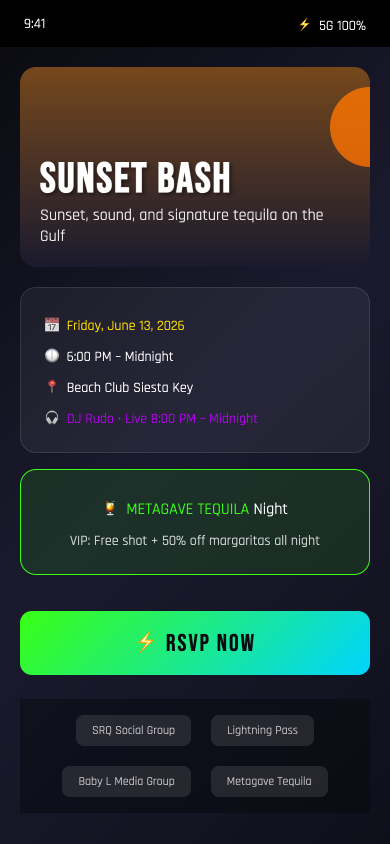
#> input picture screenshots/flow-01-landing.png, 780 x 1688 px, found by its file name (shown at 1/2 size); its folder holds 8 pictures in this run
$ python create_videos.py
#> lines starting #> are read from the running program, lines starting #| are printed output that depends on the picture
#!/usr/bin/env python3
"""
Create MP4 videos from screenshots using imageio
"""

import os
import imageio.v3 as iio
from PIL import Image
import numpy as np

SCREENSHOTS = '/Users/moderndavinci/Desktop/Applications/Lightning-Project/Lightning-App/screenshots'
VIDEOS = f'{SCREENSHOTS}/videos'

os.makedirs(VIDEOS, exist_ok=True)

def resize_image(img_path, target_size):
    """Resize image to target size with padding"""
#> called with target_size = (780, 1688)
    img = Image.open(img_path)
#> img is the input picture: PIL image 780x1688 RGB; mean R, G, B 40.1, 50.8, 47.9
    img = img.convert('RGB')

    # Calculate scaling to fit within target while maintaining aspect ratio
    img_ratio = img.width / img.height
#> img_ratio = 0.462
    target_ratio = target_size[0] / target_size[1]

    if img_ratio > target_ratio:
        # Image is wider - fit to width
        new_width = target_size[0]
        new_height = int(new_width / img_ratio)
    else:
        # Image is taller - fit to height
        new_height = target_size[1]
        new_width = int(new_height * img_ratio)
#> new_width = 780

    img = img.resize((new_width, new_height), Image.Resampling.LANCZOS)

    # Create black background and paste centered
    background = Image.new('RGB', target_size, (10, 10, 15))
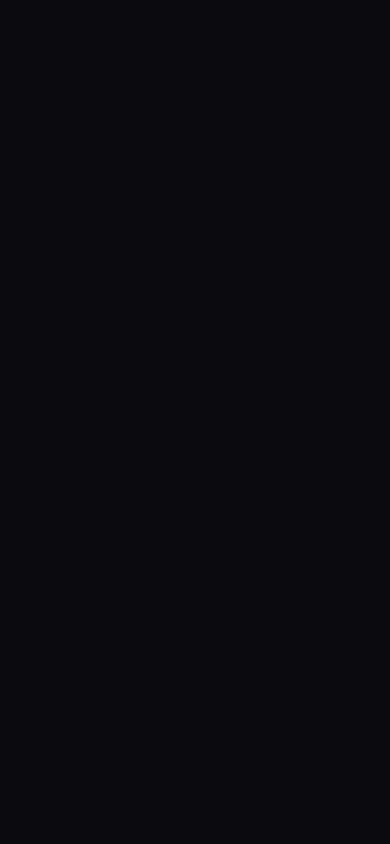
#> background: PIL image 780x1688 RGB (shown at 1/2 size); mean R, G, B 10, 10, 15
    paste_x = (target_size[0] - new_width) // 2
#> paste_x = 0
    paste_y = (target_size[1] - new_height) // 2
    background.paste(img, (paste_x, paste_y))

    return np.array(background)

def create_video(name, image_files, target_size, seconds_per_frame=3, fps=30):
    """Create video from images"""
    print(f"Creating {name}...")

    frames = []
    for img_file in image_files:
        img_path = os.path.join(SCREENSHOTS, img_file)
        if os.path.exists(img_path):
            frame = resize_image(img_path, target_size)
            # Duplicate frame for duration (seconds_per_frame * fps)
            for _ in range(seconds_per_frame * fps):
                frames.append(frame)
#> after the loop, frames = 90 items
        else:
            print(f"  Warning: {img_file} not found")

    if frames:
        output_path = os.path.join(VIDEOS, name)
#> (the run stopped early here; a loop or call above may not have finished)
